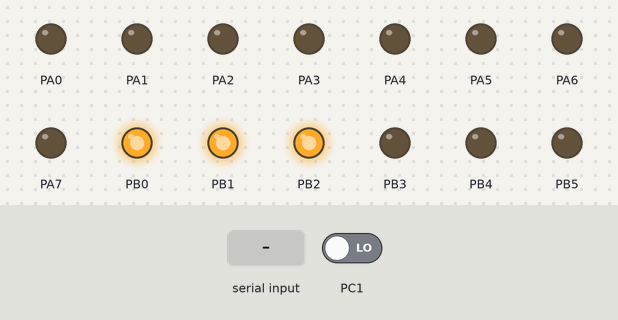
Simulated run of this program. Board: ATmega32, built with avr-gcc and emulated at 8 MHz. Parts: output pins drawn as LEDs (lit = HIGH). The test bench sets the inputs (shaded band); at power-on: PC1 LOW. What the program prints to the serial monitor is not drawn.

Above: at 1.2 s.
1.3 s: PC1 driven HIGH
At 2.5 s:
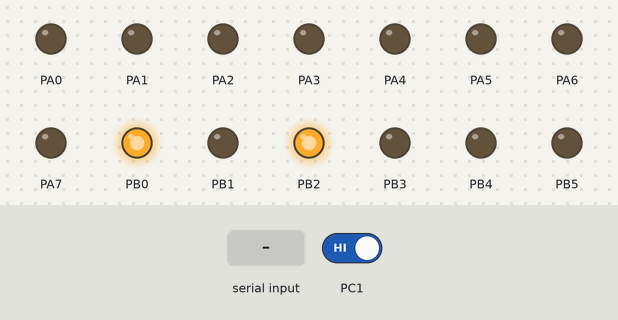
2.8 s: "i" received over Serial
At 3.6 s:
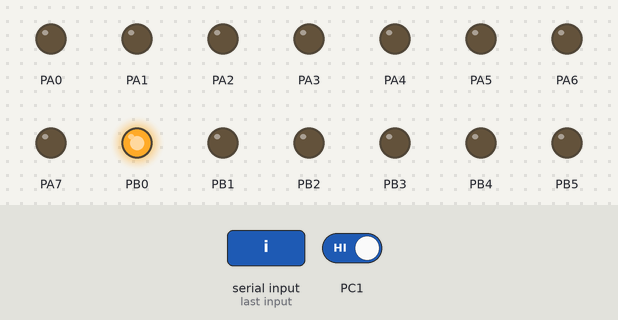
4.3 s: "a" received over Serial
At 4.7 s:
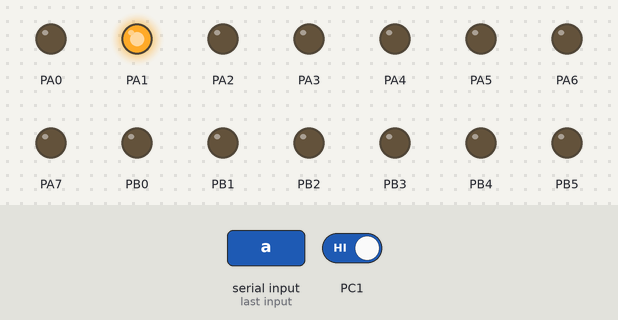
5.8 s: "f" received over Serial
At 7.0 s:
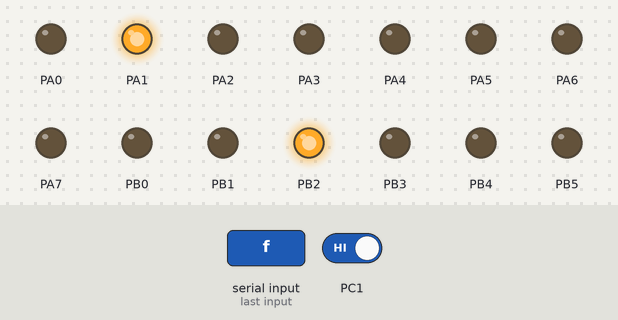
7.3 s: PC1 driven LOW
At 8.3 s:
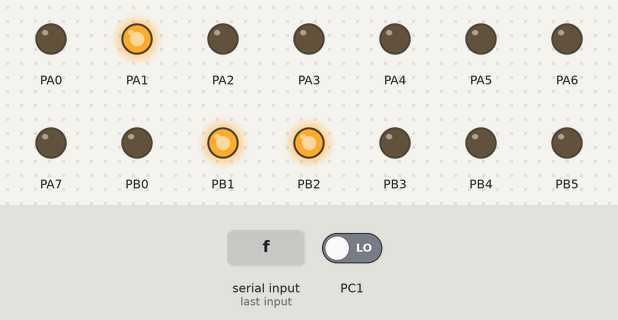
8.8 s: "b" received over Serial
At 9.4 s:
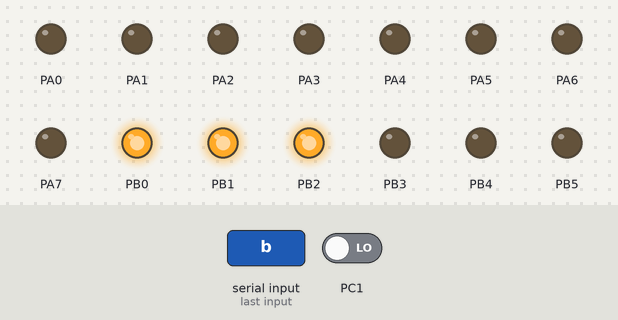
Timing chart, 0 to 11.3 s (numbered marks = the images above; inputs shaded):
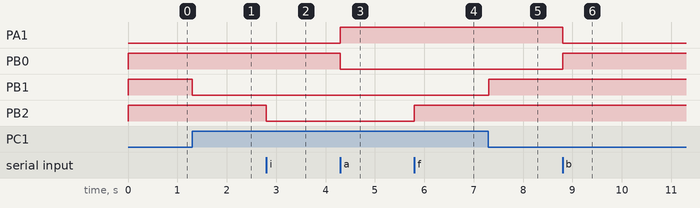

Measured:
- after the input at 1.3 s, PB1: HIGH → LOW at once
- after the input at 2.8 s, PB2: HIGH → LOW at once
- after the input at 4.3 s, PA1: LOW → HIGH at once; PB0: HIGH → LOW at once
- after the input at 5.8 s, PB2: LOW → HIGH at once
- after the input at 7.3 s, PB1: LOW → HIGH at once
- after the input at 8.8 s, PA1: HIGH → LOW at once; PB0: LOW → HIGH at once

The program:

main.cpp
```cpp
#define F_CPU 8000000UL
#define BAUD 9600
#define UBRR_VAL F_CPU/16/BAUD-1

#include <avr/io.h>
#include <avr/interrupt.h>
#include <util/delay.h>
#include <avr/sfr_defs.h>

void usart_init(unsigned int speed)
{
	UBRRH=(unsigned char)(speed>>8);
	UBRRL=(unsigned char) speed;
	UCSRA=0x00;
	UCSRB|=(1<<RXEN)|(1<<TXEN);
	UCSRB|=(1<<RXCIE);
	UCSRC=(1<<URSEL)|(1<<UCSZ1)|(1<<UCSZ0);
}

char Data;

bool _0_SW_ON = false;
bool _ISR_SW_ON = false;

bool State = false;
bool NewState = true;
bool SW_ON_PS1 = false;

bool EnableF1 = false;
bool F1 = false;
bool _ISR_F1 =false;


ISR(USART_RXC_vect)
{
	Data = UDR;
	switch(Data)
	{
		case 'a':
			_0_SW_ON = true;
			_ISR_SW_ON = true;
		break;
		case 'b':
			_0_SW_ON = false;
			_ISR_SW_ON = true;
		break;
		case 'i':
			F1 = true;
			_ISR_F1 = true;
		break;
		case 'f':
			F1 = false;
			_ISR_F1 = true;
		break;
	}
}

int StatCheck(void)
{
		if (bit_is_set(PINC, PINC1))
		{
			NewState = true;
			SW_ON_PS1 = true;
		}
		if (bit_is_clear(PINC, PINC1))
		{
			NewState =false;
			SW_ON_PS1 = false;
		}
		if (NewState != State)
		{
			if (SW_ON_PS1)
			{
				UDR = 'c';
				PORTB &= ~(1<<PB1);
				EnableF1 = true;
			}
			else
			{
				UDR ='d';
				PORTB |= (1<<PB1);
				EnableF1 = false;
			}
			State = NewState;
		}
}
int main(void)
{
	DDRA = 0xFF;
	DDRB = 0xFF;
	DDRC = 0x00;
	PORTA = 0x00;
	PORTB = 0x07;

	usart_init(UBRR_VAL);
	sei();
    while (1)
    {
		StatCheck();
		_delay_ms(1);
		if (_ISR_SW_ON)
		{
			if (_0_SW_ON)
			{
				PORTB &= ~(1<<PB0);
				PORTA |= (1<<PA1);
			}
			else
			{
				PORTB |= (1<<PB0);
				PORTA &= ~(1<<PA1);
			}
			_ISR_SW_ON = false;
		}
		if (_ISR_F1)
		{
			if (EnableF1)
				{
				if (F1)
				{
					PORTB &= ~(1<<PB2);
					UDR = 'i';
				}
				else
				{
					PORTB |= (1<<PB2);
					UDR = 'f';
				}
			}
		}
    }
}
```
